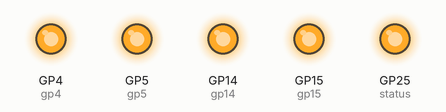
Simulated run of this program. Board: Raspberry Pi Pico running MicroPython. Parts: output pins drawn as LEDs (lit = HIGH). At 0.0 s the program stops and its outputs stay as they are.

Above: at 0.1 s.
Timing chart, 0 to 1.5 s (numbered marks = the images above):
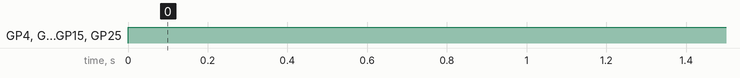

The program:

gpio_test.py
```python
'''
#------------------------------------------------------------------------
#
# This is a python Example code for EncroPi Board
# Written by SB Components Ltd
#
#==================================================================================
# Copyright (c) SB Components Ltd
#
# Permission is hereby granted, free of charge, to any person obtaining a copy
# of this software and associated documentation files (the "Software"), to deal
# in the Software without restriction, including without limitation the rights
# to use, copy, modify, merge, publish, distribute, sublicense, and/or sell
# copies of the Software, and to permit persons to whom the Software is
# furnished to do so, subject to the following conditions:
#
# The above copyright notice and this permission notice shall be included in all
# copies or substantial portions of the Software.
#
# THE SOFTWARE IS PROVIDED "AS IS", WITHOUT WARRANTY OF ANY KIND, EXPRESS OR
# IMPLIED, INCLUDING BUT NOT LIMITED TO THE WARRANTIES OF MERCHANTABILITY,
# FITNESS FOR A PARTICULAR PURPOSE AND NONINFRINGEMENT. IN NO EVENT SHALL THE
# AUTHORS OR COPYRIGHT HOLDERS BE LIABLE FOR ANY CLAIM, DAMAGES OR OTHER
# LIABILITY, WHETHER IN AN ACTION OF CONTRACT, TORT OR OTHERWISE, ARISING FROM,
# OUT OF OR IN CONNECTION WITH THE SOFTWARE OR THE USE OR OTHER DEALINGS IN THE
# SOFTWARE.
#==================================================================================
'''

from machine import Pin
import utime,time

status = machine.Pin(25, machine.Pin.OUT) #gp25 is used for status led
gp4 = machine.Pin(4, machine.Pin.OUT)
gp5 = machine.Pin(5, machine.Pin.OUT)
gp14 = machine.Pin(14, machine.Pin.OUT)
gp15 = machine.Pin(15, machine.Pin.OUT)

status.value(1)
gp4.value(1)
gp5.value(1)
gp14.value(1)
gp15.value(1)
```

Measured:
- by itself, GP4 (gp4), GP5 (gp5), GP14 (gp14), GP15 (gp15), GP25 (status): LOW → HIGH at 0.00 s
